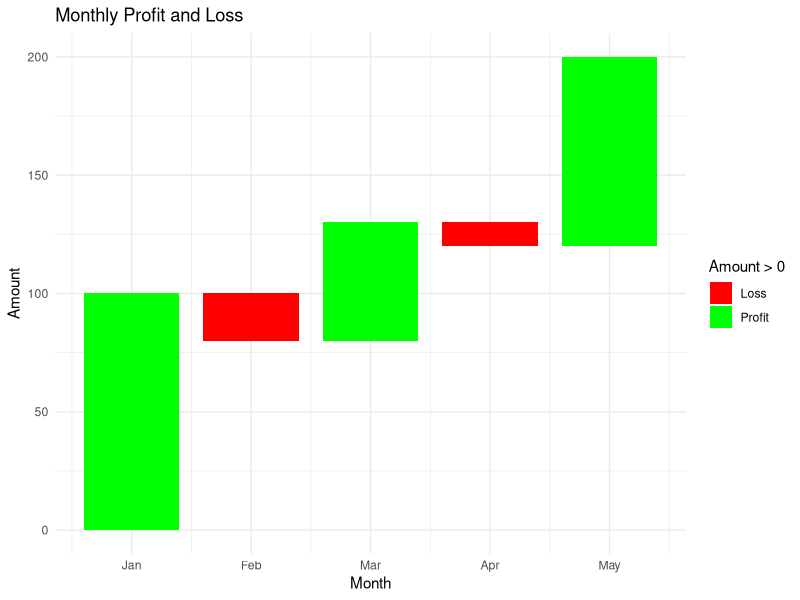

R code for this plot:
library(ggplot2)

# Data
profit_loss_data <- data.frame(
  Month = c("Jan","Feb","Mar","Apr","May"),
  Amount = c(100, -20, 50, -10, 80)
)

# Cumulative calculations
profit_loss_data$End <- cumsum(profit_loss_data$Amount)
profit_loss_data$Start <- c(0, head(profit_loss_data$End, -1))

# Create numeric x-axis
profit_loss_data$x <- seq_len(nrow(profit_loss_data))

# Plot
ggplot(profit_loss_data,
       aes(x = x, ymin = Start, ymax = End, fill = Amount > 0)) +
  geom_rect(aes(xmin = x - 0.4, xmax = x + 0.4)) +
  scale_x_continuous(breaks = profit_loss_data$x,
                     labels = profit_loss_data$Month) +
  scale_fill_manual(values = c("red", "green"),
                    labels = c("Loss", "Profit")) +
  labs(title = "Monthly Profit and Loss",
       x = "Month",
       y = "Amount") +
  theme_minimal()
